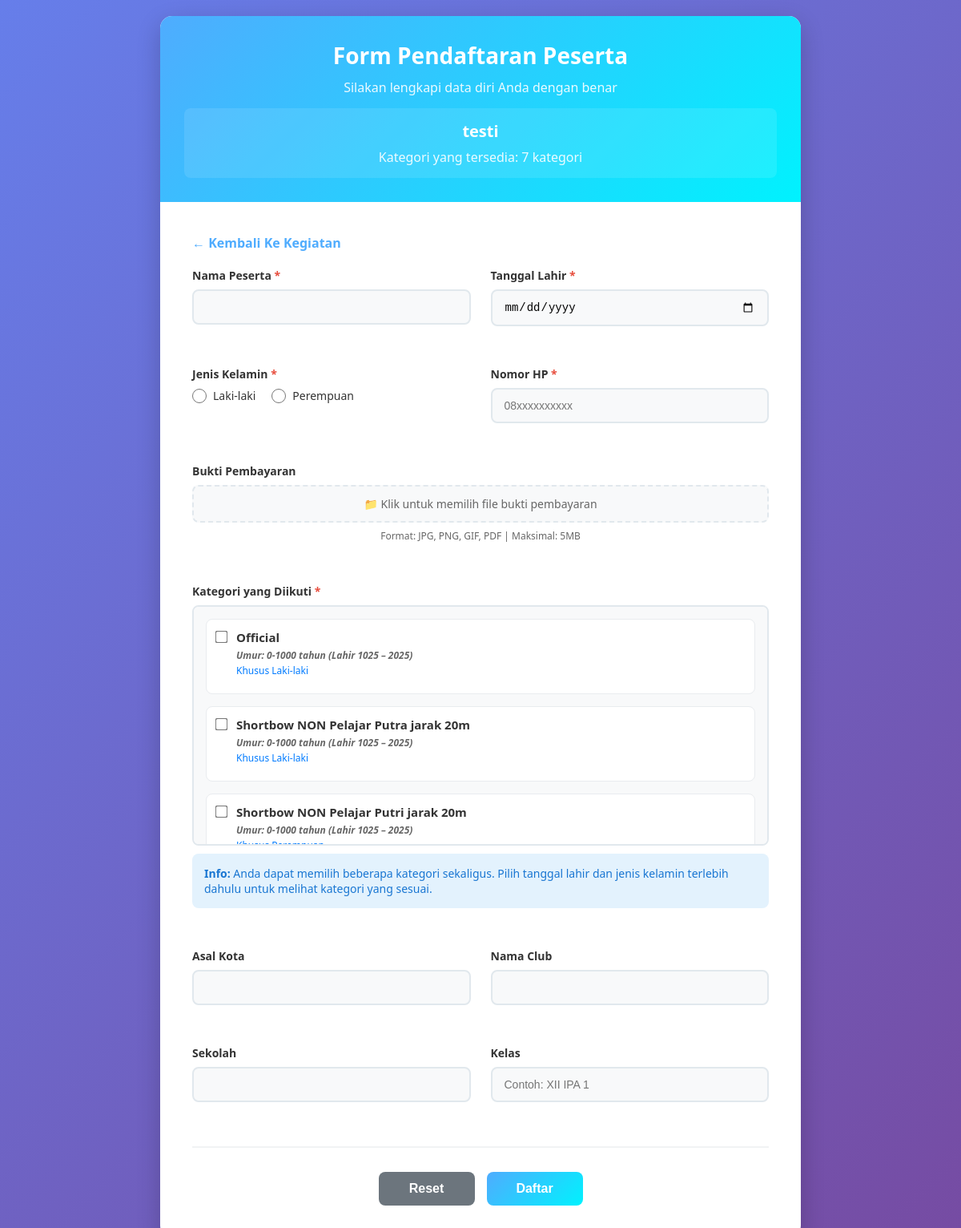
Before: /pendaftaran.php?id=9 with the older database file.
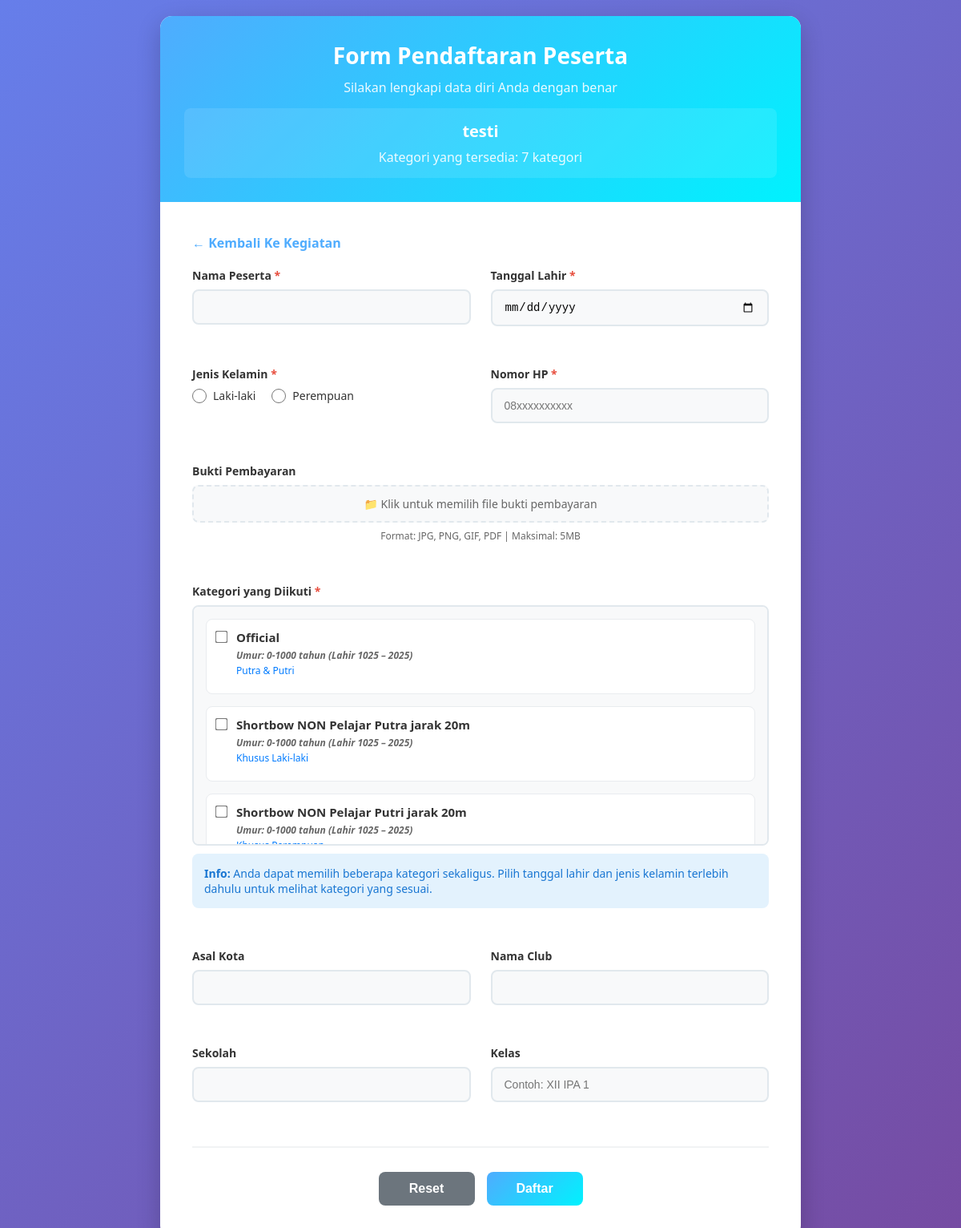
After: the same page with the newer database file.
### tables this page shows
CREATE TABLE `kegiatan` (
  `id` int NOT NULL,
  `nama_kegiatan` varchar(255) NOT NULL
);

CREATE TABLE `categories` (
  `id` int NOT NULL,
  `name` varchar(50) NOT NULL,
  `min_age` int NOT NULL,
  `max_age` int NOT NULL,
  `gender` enum('Laki-laki','Perempuan','Campuran') DEFAULT 'Campuran',
  `max_participants` int DEFAULT '32',
  `status` enum('active','inactive') DEFAULT 'active',
  `created_at` timestamp NULL DEFAULT CURRENT_TIMESTAMP,
  `updated_at` timestamp NULL DEFAULT CURRENT_TIMESTAMP ON UPDATE CURRENT_TIMESTAMP
);

### pendaftaran.php (the view, shortened to what the changed rows need)
<?php
$kegiatan_id = isset($_GET['kegiatan_id']) ? intval($_GET['kegiatan_id']) : null;
if (!$kegiatan_id) {
    try {
        $queryFirstKegiatan = "SELECT id FROM kegiatan WHERE id =".$_GET['id'];
        $resultFirstKegiatan = $conn->query($queryFirstKegiatan);
        if ($resultFirstKegiatan && $resultFirstKegiatan->num_rows > 0) {
            $firstKegiatan = $resultFirstKegiatan->fetch_assoc();
            $kegiatan_id = $firstKegiatan['id'];
        }
    } catch (Exception $e) {
        die("Error mengambil kegiatan: " . $e->getMessage());
    }
}
$kegiatanData = [];
try {
    $query = "
        SELECT
            k.id as kegiatan_id,
            k.nama_kegiatan,
            c.id as category_id,
            c.name as category_name,
            c.min_age,
            c.max_age,
            c.gender
        FROM kegiatan k
        LEFT JOIN kegiatan_kategori kk ON k.id = kk.kegiatan_id
        LEFT JOIN categories c ON kk.category_id = c.id
        WHERE k.id = ? AND c.status = 'active'
        ORDER BY c.min_age ASC, c.name ASC
    ";
    $stmt = $conn->prepare($query);
    $stmt->bind_param("i", $kegiatan_id);
    $stmt->execute();
    $result = $stmt->get_result();
    while ($row = $result->fetch_assoc()) {
        if (empty($kegiatanData)) {
            $kegiatanData['kegiatan_id'] = $row['kegiatan_id'];
            $kegiatanData['nama_kegiatan'] = $row['nama_kegiatan'];
            $kegiatanData['kategori'] = [];
        }
        if ($row['category_id']) {
            $kegiatanData['kategori'][] = [
                'id' => $row['category_id'],
                'name' => $row['category_name'],
                'min_age' => $row['min_age'],
                'max_age' => $row['max_age'],
                'gender' => $row['gender']
            ];
        }
    }
} catch (Exception $e) {
    die("Error mengambil data kegiatan: " . $e->getMessage());
}
?>
<!DOCTYPE html>
<html lang="id">
<head>
</head>
<body>
    <div class="container">
        <div class="header">
            <h1>Form Pendaftaran Peserta</h1>
        </div>
        <div class="form-container">
            <form method="POST" action="" enctype="multipart/form-data">
                <div class="form-grid">
                    <div class="form-group full-width">
                        <div class="checkbox-group" id="kategori-group">
                            <?php
                            $selectedCategories = isset($_POST['category_ids']) ? $_POST['category_ids'] : [];
                            ?>
                            <?php foreach ($kegiatanData['kategori'] as $kategori): ?>
                                <div class="checkbox-item"
                                     data-min-age="<?= $kategori['min_age'] ?>"
                                     data-max-age="<?= $kategori['max_age'] ?>"
                                     data-gender="<?= $kategori['gender'] ?>">
                                    <input type="checkbox"
                                           name="category_ids[]"
                                           value="<?= $kategori['id'] ?>"
                                           id="category_<?= $kategori['id'] ?>"
                                           <?= in_array($kategori['id'], $selectedCategories) ? 'checked' : ''; ?>>
                                    <label for="category_<?= $kategori['id'] ?>" class="checkbox-label">
                                        <span class="category-name"><?= htmlspecialchars($kategori['name']) ?></span>
                                        <div class="age-info">Umur: <?= $kategori['min_age'] ?>-<?= $kategori['max_age'] ?> tahun (Lahir <?= date("Y") - $kategori['max_age'] ?> – <?= date("Y") - $kategori['min_age'] ?>)</div>
                                        <div class="gender-info"><?= $kategori['gender'] == 'Campuran' ? 'Putra & Putri' : 'Khusus ' . $kategori['gender'] ?></div>
                                    </label>
                                </div>
                            <?php endforeach; ?>
                        </div>
                    </div>
                </div>
            </form>
        </div>
    </div>
</body>
</html>

Changed rows visible on the page:
changed through a linked row, kegiatan "Official": categories.gender "Laki-laki" → (not shown); text "Khusus" → "Putra & Putri"
changed categories (number 1 of 3 on the later page): gender "Laki-laki" → "Campuran" (drawn)
